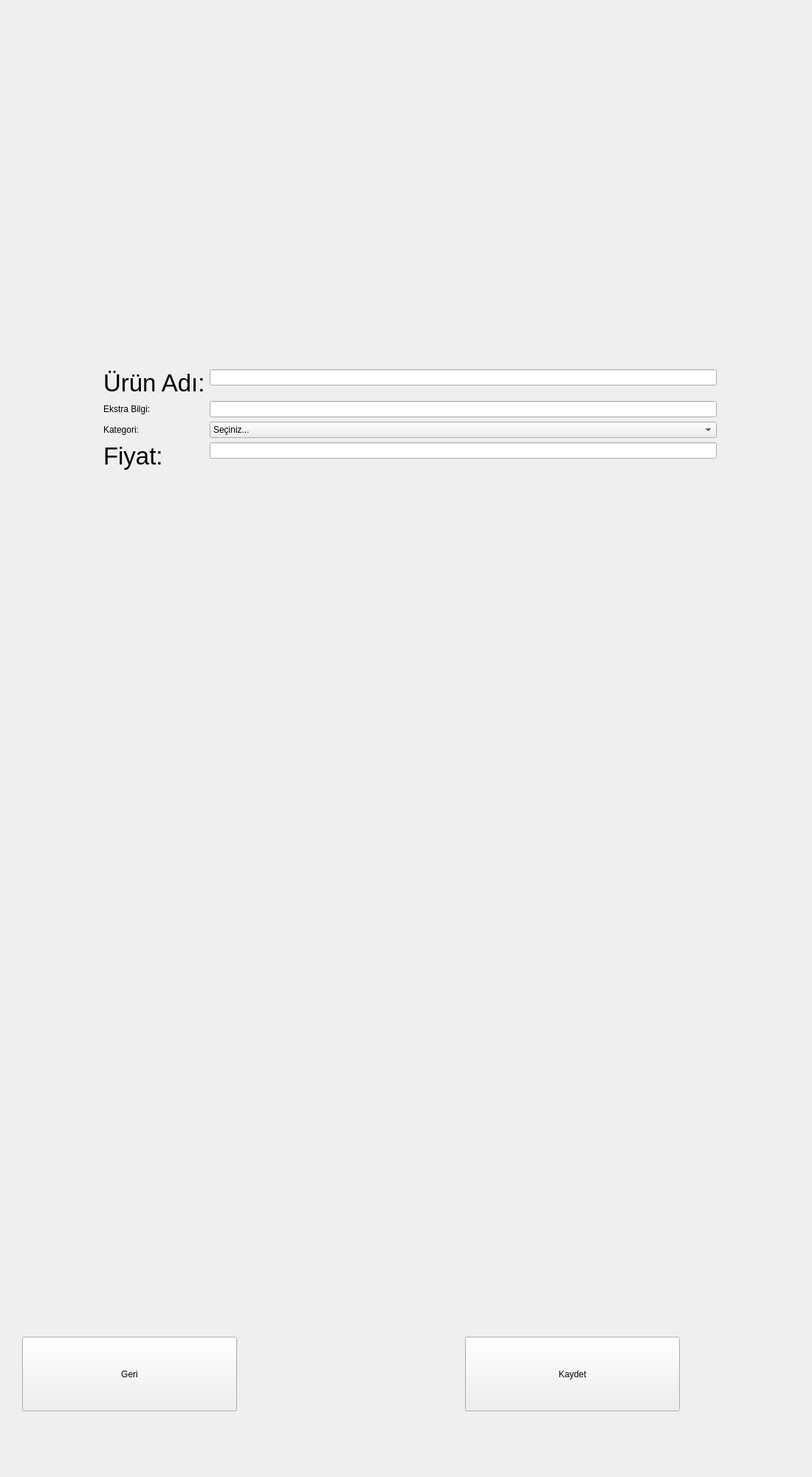
<?xml version="1.0" encoding="UTF-8"?>
<ui version="4.0">
 <class>UrunKayitEkrani</class>
 <widget class="QWidget" name="UrunKayitEkrani">
  <property name="geometry">
   <rect>
    <x>0</x>
    <y>0</y>
    <width>1100</width>
    <height>2000</height>
   </rect>
  </property>
  <property name="minimumSize">
   <size>
    <width>0</width>
    <height>0</height>
   </size>
  </property>
  <property name="maximumSize">
   <size>
    <width>16777215</width>
    <height>16777215</height>
   </size>
  </property>
  <property name="windowTitle">
   <string>Form</string>
  </property>
  <property name="styleSheet">
   <string notr="true">font: 20pt &quot;MS Shell Dlg 2&quot;;</string>
  </property>
  <widget class="QWidget" name="formLayoutWidget">
   <property name="geometry">
    <rect>
     <x>140</x>
     <y>500</y>
     <width>831</width>
     <height>281</height>
    </rect>
   </property>
   <layout class="QFormLayout" name="formLayout_3">
    <item row="0" column="0">
     <widget class="QLabel" name="label_9">
      <property name="font">
       <font>
        <family>MS Shell Dlg 2</family>
        <pointsize>25</pointsize>
        <weight>9</weight>
        <italic>false</italic>
        <bold>false</bold>
       </font>
      </property>
      <property name="styleSheet">
       <string notr="true">font: 75 25pt &quot;MS Shell Dlg 2&quot;;</string>
      </property>
      <property name="text">
       <string>Ürün Adı:</string>
      </property>
     </widget>
    </item>
    <item row="0" column="1">
     <widget class="QLineEdit" name="lineEdit_7">
      <property name="styleSheet">
       <string notr="true">font: 20pt &quot;MS Shell Dlg 2&quot;;</string>
      </property>
     </widget>
    </item>
    <item row="1" column="0">
     <widget class="QLabel" name="label_10">
      <property name="styleSheet">
       <string notr="true">font: 75 25pt &quot;MS Shell Dlg 2&quot;;</string>
      </property>
      <property name="text">
       <string>Ekstra Bilgi:</string>
      </property>
     </widget>
    </item>
    <item row="1" column="1">
     <widget class="QLineEdit" name="lineEdit_8">
      <property name="styleSheet">
       <string notr="true">font: 20pt &quot;MS Shell Dlg 2&quot;;</string>
      </property>
     </widget>
    </item>
    <item row="2" column="0">
     <widget class="QLabel" name="label_11">
      <property name="styleSheet">
       <string notr="true">font: 75 25pt &quot;MS Shell Dlg 2&quot;;</string>
      </property>
      <property name="text">
       <string>Kategori:</string>
      </property>
     </widget>
    </item>
    <item row="2" column="1">
     <widget class="QComboBox" name="comboBox_3">
      <property name="styleSheet">
       <string notr="true">font: 18pt &quot;MS Shell Dlg 2&quot;;</string>
      </property>
      <item>
       <property name="text">
        <string>Seçiniz...</string>
       </property>
      </item>
      <item>
       <property name="text">
        <string>Giyim</string>
       </property>
      </item>
      <item>
       <property name="text">
        <string>Temizlik</string>
       </property>
      </item>
      <item>
       <property name="text">
        <string>Hediyelik Eşya</string>
       </property>
      </item>
      <item>
       <property name="text">
        <string>Doğal Ürünler</string>
       </property>
      </item>
      <item>
       <property name="text">
        <string>Diğer</string>
       </property>
      </item>
     </widget>
    </item>
    <item row="3" column="0">
     <widget class="QLabel" name="label_12">
      <property name="font">
       <font>
        <family>MS Shell Dlg 2</family>
        <pointsize>25</pointsize>
        <weight>9</weight>
        <italic>false</italic>
        <bold>false</bold>
       </font>
      </property>
      <property name="styleSheet">
       <string notr="true">font: 75 25pt &quot;MS Shell Dlg 2&quot;;</string>
      </property>
      <property name="text">
       <string>Fiyat:</string>
      </property>
     </widget>
    </item>
    <item row="3" column="1">
     <widget class="QLineEdit" name="lineEdit_9">
      <property name="styleSheet">
       <string notr="true">font: 20pt &quot;MS Shell Dlg 2&quot;;</string>
      </property>
     </widget>
    </item>
   </layout>
  </widget>
  <widget class="QPushButton" name="pushButton_2">
   <property name="geometry">
    <rect>
     <x>630</x>
     <y>1810</y>
     <width>291</width>
     <height>101</height>
    </rect>
   </property>
   <property name="styleSheet">
    <string notr="true">font: 75 30pt &quot;MS Shell Dlg 2&quot;;</string>
   </property>
   <property name="text">
    <string>Kaydet</string>
   </property>
  </widget>
  <widget class="QPushButton" name="pushButton">
   <property name="geometry">
    <rect>
     <x>30</x>
     <y>1810</y>
     <width>291</width>
     <height>101</height>
    </rect>
   </property>
   <property name="styleSheet">
    <string notr="true">font: 75 30pt &quot;MS Shell Dlg 2&quot;;</string>
   </property>
   <property name="text">
    <string>Geri</string>
   </property>
  </widget>
 </widget>
 <resources/>
 <connections/>
</ui>
